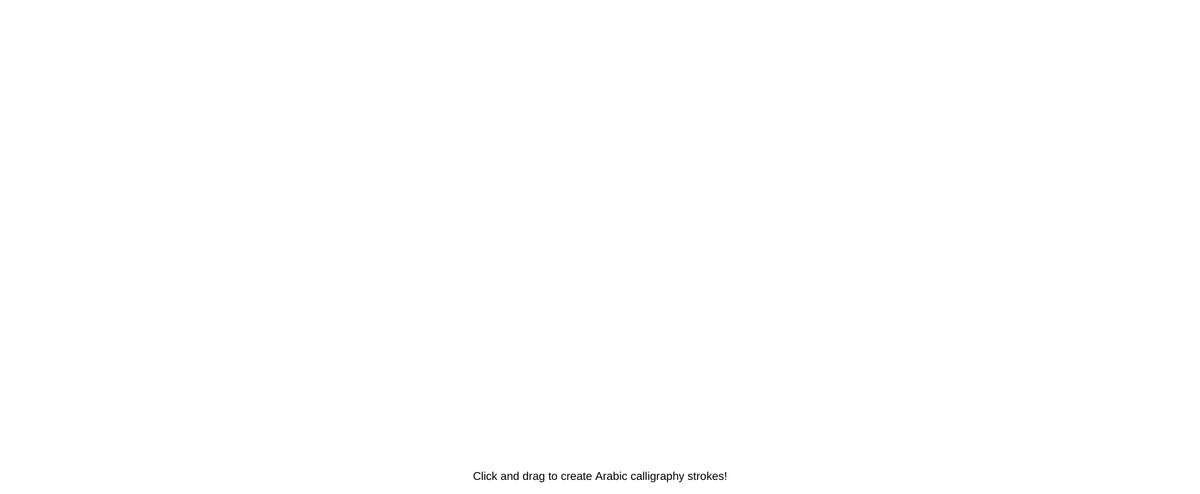
Frame 1 (no input)
Frame 60 (no input): identical to frame 1, image omitted
Frame 120 (the mouse pressed at the canvas centre since frame 60): identical to frame 1, image omitted

The p5.js sketch that drew this single still picture (run headless with seeded random() and noise() and a simulated clock; from frame 60 on, the mouse is pressed at the canvas centre):

// p5.js sketch
// ── sketch.js
 let path = [];

    function setup() {
      createCanvas(1700, 700);
      stroke(0); // Black stroke color
      strokeWeight(3); // Stroke weight
    }

    function draw() {
      background(255); // White background

      // Display the current path
      beginShape();
      for (let i = 0; i < path.length; i++) {
        vertex(path[i].x, path[i].y);
      }
      endShape();

      // Display instructions
      fill(0);
      noStroke();
      textSize(16);
      textAlign(CENTER);
      text('Click and drag to create Arabic calligraphy strokes!', width / 2, height - 20);
    }

    function mousePressed() {
      path = []; // Start a new path
    }

    function mouseDragged() {
      let point = createVector(mouseX, mouseY);
      path.push(point); // Add points to the path
    }

    function mouseReleased() {
      // You can process the path here, for example, by adding Arabic letters
      // For simplicity, let's just display the path for now
      console.log('Path:', path);
    }
// ── arabicstrokes.html
<!DOCTYPE html>
<html lang="en">
<head>
  <meta charset="UTF-8">
  <script src="https://cdnjs.cloudflare.com/ajax/libs/p5.js/1.4.0/p5.js"></script>
  <title>Interactive Arabic Calligraphy Generator</title>
</head>
<body>
  <script>
    let path = [];

    function setup() {
      createCanvas(1700, 900);
      stroke(0); // Black stroke color
      strokeWeight(3); // Stroke weight
    }

    function draw() {
      background(255); // White background

      // Display the current path
      beginShape();
      for (let i = 0; i < path.length; i++) {
        vertex(path[i].x, path[i].y);
      }
      endShape();

      // Display instructions
      fill(0);
      noStroke();
      textSize(16);
      textAlign(CENTER);
      text('Click and drag to create Arabic calligraphy strokes!', width / 2, height - 20);
    }

    function mousePressed() {
      path = []; // Start a new path
    }

    function mouseDragged() {
      let point = createVector(mouseX, mouseY);
      path.push(point); // Add points to the path
    }

    function mouseReleased() {
      // You can process the path here, for example, by adding Arabic letters
      // For simplicity, let's just display the path for now
      console.log('Path:', path);
    }
  </script>
</body>
</html>
